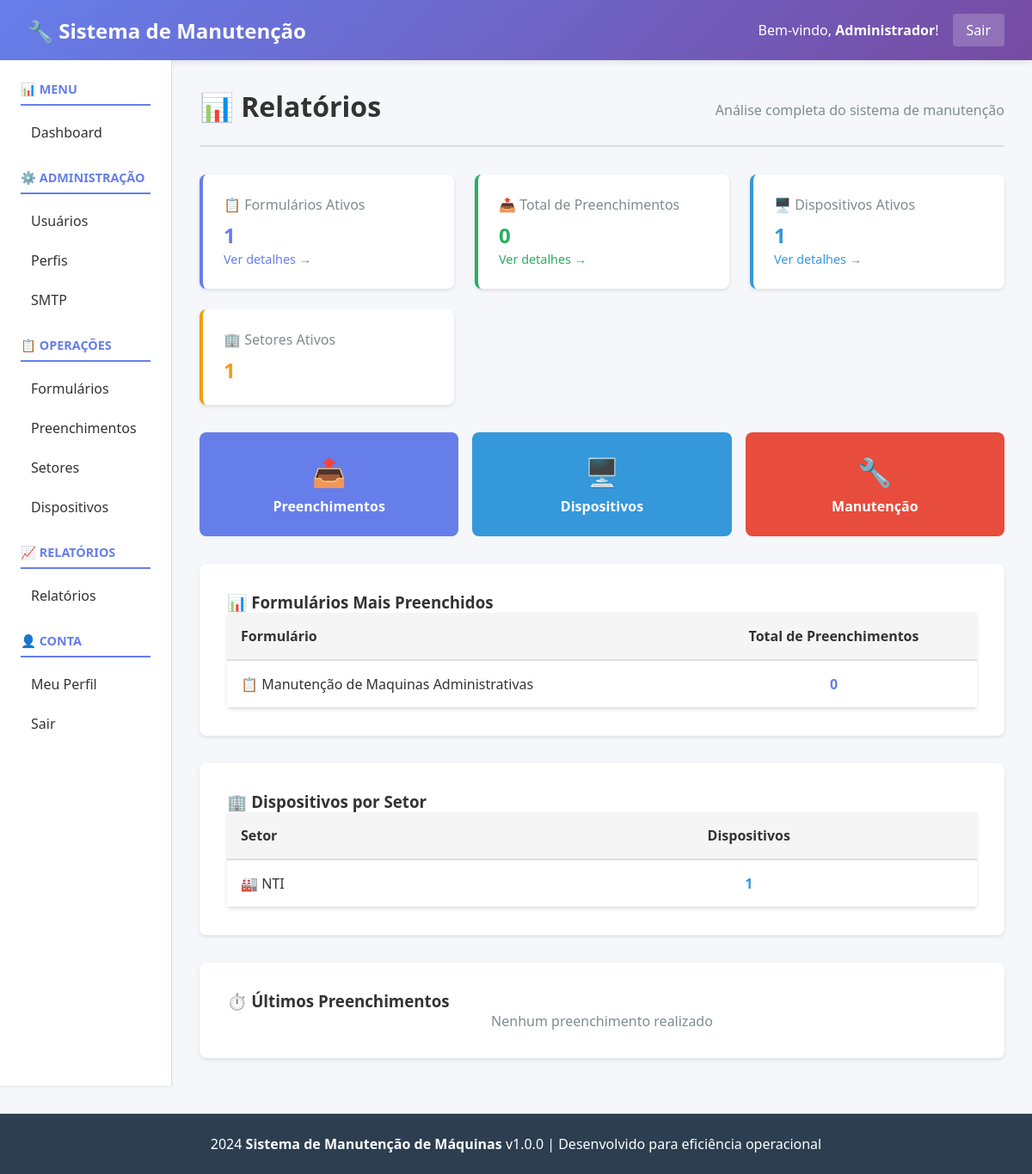
The page /public/index.php?page=reports (signed in) on the database its author committed.
### tables this page shows
CREATE TABLE `users` (
  `id` int(11) NOT NULL,
  `username` varchar(100) NOT NULL,
  `email` varchar(100) NOT NULL,
  `password_hash` varchar(255) NOT NULL,
  `full_name` varchar(200) NOT NULL,
  `auth_type` enum('local','ldap') DEFAULT 'local',
  `profile_id` int(11) DEFAULT NULL,
  `status` enum('active','inactive') DEFAULT 'active',
  `last_login` datetime DEFAULT NULL,
  `created_at` datetime DEFAULT current_timestamp(),
  `updated_at` datetime DEFAULT current_timestamp() ON UPDATE current_timestamp()
);

CREATE TABLE `forms` (
  `id` int(11) NOT NULL,
  `name` varchar(255) NOT NULL,
  `description` longtext DEFAULT NULL,
  `category_id` int(11) DEFAULT NULL,
  `created_by` int(11) DEFAULT NULL,
  `status` varchar(20) DEFAULT 'active',
  `created_at` datetime DEFAULT current_timestamp(),
  `updated_at` datetime DEFAULT current_timestamp() ON UPDATE current_timestamp()
);

### controllers/ReportController.php (called while the page is built, shortened)
<?php
class ReportController
{
    private $db;
    public function __construct()
    {
        $this->db = Database::getInstance();
    }
    public function index()
    {
        try {
            $total_forms = $this->db->fetch("SELECT COUNT(*) as count FROM forms WHERE status = 'active'");
            $total_submissions = $this->db->fetch("SELECT COUNT(*) as count FROM form_submissions");
            $total_devices = $this->db->fetch("SELECT COUNT(*) as count FROM devices WHERE status = 'active'");
            $total_sectors = $this->db->fetch("SELECT COUNT(*) as count FROM sectors WHERE status = 'active'");
            $top_forms = $this->db->fetchAll("
                SELECT f.id, f.name, COUNT(fs.id) as total
                FROM forms f
                LEFT JOIN form_submissions fs ON f.id = fs.form_id
                GROUP BY f.id, f.name
                ORDER BY total DESC
                LIMIT 10
            ");
            $devices_by_sector = $this->db->fetchAll("
                SELECT s.name, COUNT(d.id) as total
                FROM sectors s
                LEFT JOIN devices d ON s.id = d.sector_id
                GROUP BY s.id, s.name
                ORDER BY total DESC
            ");
            $recent_submissions = $this->db->fetchAll("
                SELECT fs.id, fs.submitted_at, f.name, u.full_name
                FROM form_submissions fs
                LEFT JOIN forms f ON fs.form_id = f.id
                LEFT JOIN users u ON fs.user_id = u.id
                ORDER BY fs.submitted_at DESC
                LIMIT 10
            ");
            include __DIR__ . '/../views/reports/index.php';
        } catch (\Exception $e) {
            echo "Erro: " . $e->getMessage();
        }
    }
}

### config/Database.php (called while the page is built, shortened)
<?php
class Database
{
    private static $instance = null;
    private $connection;
    private $host = 'localhost';
    private $db_name = 'manutencao_db';
    private $username = 'root';
    private $password = '';
    private $charset = 'utf8mb4';
    private function __construct()
    {
        try {
            $dsn = "mysql:host=" . $this->host . ";dbname=" . $this->db_name . ";charset=" . $this->charset;
            $this->connection = new \PDO(
                $dsn,
                $this->username,
                $this->password,
                array(
                    \PDO::ATTR_ERRMODE => \PDO::ERRMODE_EXCEPTION,
                    \PDO::ATTR_DEFAULT_FETCH_MODE => \PDO::FETCH_ASSOC,
                    \PDO::ATTR_EMULATE_PREPARES => false
                )
            );
        } catch (\PDOException $e) {
            die("Erro de conexão com banco de dados: " . $e->getMessage());
        }
    }
    public static function getInstance()
    {
        if (self::$instance === null) {
            self::$instance = new self();
        }
        return self::$instance;
    }
    public function fetch($sql, $params = [])
    {
        try {
            $stmt = $this->connection->prepare($sql);
            $stmt->execute($params);
            return $stmt->fetch();
        } catch (\PDOException $e) {
            throw new \Exception("Erro ao buscar registro: " . $e->getMessage());
        }
    }
    public function fetchAll($sql, $params = [])
    {
        try {
            $stmt = $this->connection->prepare($sql);
            $stmt->execute($params);
            return $stmt->fetchAll();
        } catch (\PDOException $e) {
            throw new \Exception("Erro ao buscar registros: " . $e->getMessage());
        }
    }
}

### core/Auth.php (called while the page is built, shortened)
<?php
class Auth
{
    private $db;
    private $user = null;
    public function __construct()
    {
        $this->db = Database::getInstance();
    }
    public function isLoggedIn()
    {
        return isset($_SESSION['user_id']) && !empty($_SESSION['user_id']);
    }
    public function getCurrentUser()
    {
        if ($this->user === null) {
            $this->user = $this->db->fetch(
                "SELECT * FROM users WHERE id = :id",
                [':id' => $_SESSION['user_id']]
            );
        }
        return $this->user;
    }
}

### views/reports/index.php (the view)
<?php include __DIR__ . '/../header.php'; ?>
<div class="page-header">
    <h1>📊 Relatórios</h1>
    <p>Análise completa do sistema de manutenção</p>
</div>
<div style="display: grid; grid-template-columns: repeat(auto-fit, minmax(250px, 1fr)); gap: 1.5rem; margin-bottom: 2rem;">
    <div style="background: white; padding: 1.5rem; border-radius: 8px; box-shadow: 0 2px 4px rgba(0,0,0,0.1); border-left: 4px solid #667eea;">
        <p style="color: #7f8c8d; margin: 0 0 0.5rem 0;">📋 Formulários Ativos</p>
        <h2 style="color: #667eea; margin: 0;"><?php echo $total_forms['count']; ?></h2>
        <a href="?page=reports&action=submissions" style="color: #667eea; text-decoration: none; font-size: 0.9rem;">Ver detalhes →</a>
    </div>
    <div style="background: white; padding: 1.5rem; border-radius: 8px; box-shadow: 0 2px 4px rgba(0,0,0,0.1); border-left: 4px solid #27ae60;">
        <p style="color: #7f8c8d; margin: 0 0 0.5rem 0;">📤 Total de Preenchimentos</p>
        <h2 style="color: #27ae60; margin: 0;"><?php echo $total_submissions['count']; ?></h2>
        <a href="?page=reports&action=submissions" style="color: #27ae60; text-decoration: none; font-size: 0.9rem;">Ver detalhes →</a>
    </div>
    <div style="background: white; padding: 1.5rem; border-radius: 8px; box-shadow: 0 2px 4px rgba(0,0,0,0.1); border-left: 4px solid #3498db;">
        <p style="color: #7f8c8d; margin: 0 0 0.5rem 0;">🖥️ Dispositivos Ativos</p>
        <h2 style="color: #3498db; margin: 0;"><?php echo $total_devices['count']; ?></h2>
        <a href="?page=reports&action=devices" style="color: #3498db; text-decoration: none; font-size: 0.9rem;">Ver detalhes →</a>
    </div>
    <div style="background: white; padding: 1.5rem; border-radius: 8px; box-shadow: 0 2px 4px rgba(0,0,0,0.1); border-left: 4px solid #f39c12;">
        <p style="color: #7f8c8d; margin: 0 0 0.5rem 0;">🏢 Setores Ativos</p>
        <h2 style="color: #f39c12; margin: 0;"><?php echo $total_sectors['count']; ?></h2>
    </div>
</div>
<div style="display: grid; grid-template-columns: repeat(auto-fit, minmax(200px, 1fr)); gap: 1rem; margin-bottom: 2rem;">
    <a href="?page=reports&action=submissions" style="background: #667eea; color: white; padding: 1.5rem; border-radius: 8px; text-decoration: none; text-align: center; transition: background 0.3s;">
        <div style="font-size: 2rem; margin-bottom: 0.5rem;">📤</div>
        <div style="font-weight: bold;">Preenchimentos</div>
    </a>
    <a href="?page=reports&action=devices" style="background: #3498db; color: white; padding: 1.5rem; border-radius: 8px; text-decoration: none; text-align: center; transition: background 0.3s;">
        <div style="font-size: 2rem; margin-bottom: 0.5rem;">🖥️</div>
        <div style="font-weight: bold;">Dispositivos</div>
    </a>
    <a href="?page=reports&action=maintenance" style="background: #e74c3c; color: white; padding: 1.5rem; border-radius: 8px; text-decoration: none; text-align: center; transition: background 0.3s;">
        <div style="font-size: 2rem; margin-bottom: 0.5rem;">🔧</div>
        <div style="font-weight: bold;">Manutenção</div>
    </a>
</div>
<div style="background: white; padding: 2rem; border-radius: 8px; box-shadow: 0 2px 4px rgba(0,0,0,0.1); margin-bottom: 2rem;">
    <h3 style="margin-top: 0;">📊 Formulários Mais Preenchidos</h3>
    <?php if (!empty($top_forms)): ?>
        <table style="width: 100%; border-collapse: collapse;">
            <thead>
                <tr style="background: #f5f5f5; border-bottom: 2px solid #ddd;">
                    <th style="padding: 1rem; text-align: left;">Formulário</th>
                    <th style="padding: 1rem; text-align: center;">Total de Preenchimentos</th>
                </tr>
            </thead>
            <tbody>
                <?php foreach ($top_forms as $form): ?>
                    <tr style="border-bottom: 1px solid #ddd;">
                        <td style="padding: 1rem;">📋 <?php echo htmlspecialchars($form['name']); ?></td>
                        <td style="padding: 1rem; text-align: center; font-weight: bold; color: #667eea;"><?php echo $form['total']; ?></td>
                    </tr>
                <?php endforeach; ?>
            </tbody>
        </table>
    <?php else: ?>
        <p style="color: #7f8c8d; text-align: center;">Nenhum dado disponível</p>
    <?php endif; ?>
</div>
<div style="background: white; padding: 2rem; border-radius: 8px; box-shadow: 0 2px 4px rgba(0,0,0,0.1); margin-bottom: 2rem;">
    <h3 style="margin-top: 0;">🏢 Dispositivos por Setor</h3>
    <?php if (!empty($devices_by_sector)): ?>
        <table style="width: 100%; border-collapse: collapse;">
            <thead>
                <tr style="background: #f5f5f5; border-bottom: 2px solid #ddd;">
                    <th style="padding: 1rem; text-align: left;">Setor</th>
                    <th style="padding: 1rem; text-align: center;">Dispositivos</th>
                </tr>
            </thead>
            <tbody>
                <?php foreach ($devices_by_sector as $sector): ?>
                    <tr style="border-bottom: 1px solid #ddd;">
                        <td style="padding: 1rem;">🏭 <?php echo htmlspecialchars($sector['name']); ?></td>
                        <td style="padding: 1rem; text-align: center; font-weight: bold; color: #3498db;"><?php echo $sector['total']; ?></td>
                    </tr>
                <?php endforeach; ?>
            </tbody>
        </table>
    <?php else: ?>
        <p style="color: #7f8c8d; text-align: center;">Nenhum dado disponível</p>
    <?php endif; ?>
</div>
<div style="background: white; padding: 2rem; border-radius: 8px; box-shadow: 0 2px 4px rgba(0,0,0,0.1);">
    <h3 style="margin-top: 0;">⏱️ Últimos Preenchimentos</h3>
    <?php if (!empty($recent_submissions)): ?>
        <table style="width: 100%; border-collapse: collapse;">
            <thead>
                <tr style="background: #f5f5f5; border-bottom: 2px solid #ddd;">
                    <th style="padding: 1rem; text-align: left;">Formulário</th>
                    <th style="padding: 1rem; text-align: left;">Preenchido Por</th>
                    <th style="padding: 1rem; text-align: left;">Data/Hora</th>
                </tr>
            </thead>
            <tbody>
                <?php foreach ($recent_submissions as $sub): ?>
                    <tr style="border-bottom: 1px solid #ddd;">
                        <td style="padding: 1rem;">📋 <?php echo htmlspecialchars($sub['name']); ?></td>
                        <td style="padding: 1rem;">👤 <?php echo htmlspecialchars($sub['full_name']); ?></td>
                        <td style="padding: 1rem; color: #7f8c8d; font-size: 0.9rem;">
                            <?php echo date('d/m/Y H:i', strtotime($sub['submitted_at'])); ?>
                        </td>
                    </tr>
                <?php endforeach; ?>
            </tbody>
        </table>
    <?php else: ?>
        <p style="color: #7f8c8d; text-align: center;">Nenhum preenchimento realizado</p>
    <?php endif; ?>
</div>
<?php include __DIR__ . '/../footer.php'; ?>

### views/header.php (shortened to what this page needs)
<?php
$auth = new \Core\Auth();
$user_atual = $auth->getCurrentUser();
?>
<!DOCTYPE html>
<html lang="pt-BR">
<head>
</head>
<body>
    <div class="navbar">
        <h1>🔧 Sistema de Manutenção</h1>
        <div class="navbar-user">
            <span>Bem-vindo, <strong><?php echo htmlspecialchars($user_atual['full_name'] ?? $user_atual['username']); ?></strong>!</span>
            <a href="index.php?page=logout">Sair</a>
        </div>
    </div>
    <div class="container">
        <div class="sidebar">
            <h3>📊 MENU</h3>
            <ul>
                <li><a href="index.php?page=dashboard">Dashboard</a></li>
            </ul>
            <h3>⚙️ ADMINISTRAÇÃO</h3>
            <ul>
                <li><a href="index.php?page=users">Usuários</a></li>
                <li><a href="index.php?page=profiles">Perfis</a></li>
                <li><a href="index.php?page=smtp">SMTP</a></li>
            </ul>
            <h3>📋 OPERAÇÕES</h3>
            <ul>
                <li><a href="index.php?page=forms">Formulários</a></li>
                <li><a href="index.php?page=submissions">Preenchimentos</a></li>
                <li><a href="index.php?page=sectors">Setores</a></li>
                <li><a href="index.php?page=devices">Dispositivos</a></li>
            </ul>
            <h3>📈 RELATÓRIOS</h3>
            <ul>
                <li><a href="index.php?page=reports">Relatórios</a></li>
            </ul>
            <h3>👤 CONTA</h3>
            <ul>
                <li><a href="index.php?page=profile">Meu Perfil</a></li>
                <li><a href="index.php?page=logout">Sair</a></li>
            </ul>
        </div>
        <div class="content">

### views/header.php (style rules this page uses)
* { margin: 0; padding: 0; box-sizing: border-box; }
body { font-family: 'Segoe UI', Tahoma, Geneva, Verdana, sans-serif; background: #f5f7fa; color: #333; }
.navbar { background: linear-gradient(135deg, #667eea 0%, #764ba2 100%); color: white; padding: 1rem 2rem; display: flex; justify-content: space-between; align-items: center; box-shadow: 0 2px 8px rgba(0,0,0,0.1); }
.navbar h1 { font-size: 1.5rem; margin: 0; }
.navbar-user { display: flex; align-items: center; gap: 1rem; }
.navbar-user a { color: white; text-decoration: none; padding: 0.5rem 1rem; background: rgba(255,255,255,0.2); border-radius: 4px; transition: background 0.3s; }
.container { display: grid; grid-template-columns: 200px 1fr; min-height: calc(100vh - 80px); }
.sidebar { background: white; padding: 1.5rem; border-right: 1px solid #ddd; box-shadow: 0 2px 4px rgba(0,0,0,0.05); overflow-y: auto; }
.sidebar h3 { color: #667eea; font-size: 0.9rem; text-transform: uppercase; margin-top: 1.5rem; margin-bottom: 0.75rem; border-bottom: 2px solid #667eea; padding-bottom: 0.5rem; }
.sidebar h3:first-child { margin-top: 0; }
.sidebar ul { list-style: none; }
.sidebar ul li { margin: 0.5rem 0; }
.sidebar ul li a { color: #333; text-decoration: none; padding: 0.5rem 0.75rem; border-radius: 4px; display: block; transition: background 0.3s, color 0.3s; }
.content { padding: 2rem; overflow-y: auto; }
.page-header { display: flex; justify-content: space-between; align-items: center; margin-bottom: 2rem; padding-bottom: 1.5rem; border-bottom: 2px solid #ddd; }
.page-header h1 { font-size: 2rem; color: #333; }
.page-header p { color: #7f8c8d; margin: 0.5rem 0 0 0; }
table { width: 100%; border-collapse: collapse; background: white; border-radius: 4px; overflow: hidden; box-shadow: 0 2px 4px rgba(0,0,0,0.1); }
table thead { background: #f5f5f5; border-bottom: 2px solid #ddd; }
table th, table td { padding: 1rem; text-align: left; border-bottom: 1px solid #ddd; }

### rows shown on the page
users: full_name "Administrador"
forms: name "Manutenção de Maquinas Administrativas", total "0"

### other values the page prints
$total_forms['count'] "1"
$total_submissions['count'] "0"
$total_devices['count'] "1"
$total_sectors['count'] "1"
$sector['name'] "NTI"
$sector['total'] "1"
